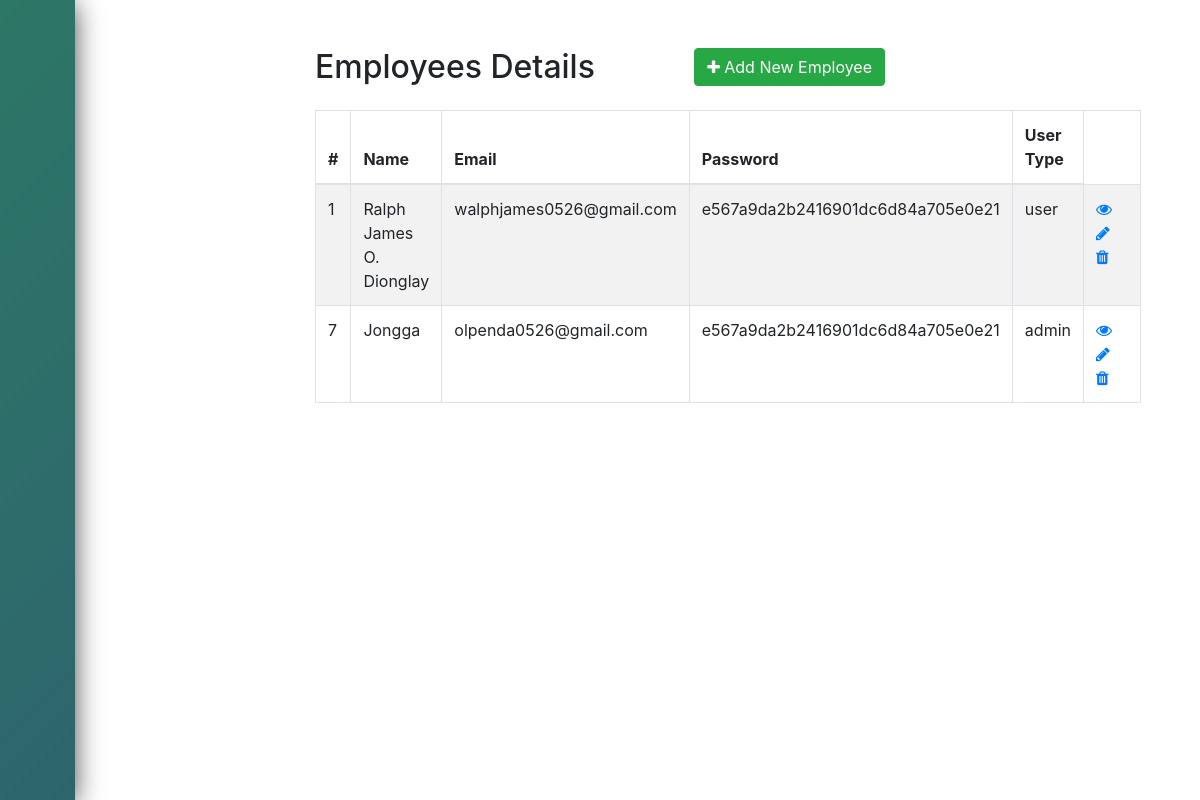
The page /crud_admin/crud.php on the database its author committed.
### tables this page shows
CREATE TABLE `user_form` (
  `id` int(255) NOT NULL,
  `name` varchar(255) NOT NULL,
  `email` varchar(255) NOT NULL,
  `password` varchar(255) NOT NULL,
  `user_type` varchar(255) NOT NULL DEFAULT 'user'
);

### crud_admin/crud.php (the view, shortened to what this page needs)
<!DOCTYPE html>
<html lang="en">
<head>
    <link rel="stylesheet" href="https://stackpath.bootstrapcdn.com/bootstrap/4.5.2/css/bootstrap.min.css">
    <link rel="stylesheet" href="https://maxcdn.bootstrapcdn.com/font-awesome/4.7.0/css/font-awesome.min.css">
</head>
<body>
    <header>
    <nav class="main-menu">
<div class="settings"></div>
<div class="scrollbar" id="style-1">
<ul>
<nav class="main-menu">
<div class="settings"></div>
<div class="scrollbar" id="style-1">
<ul>
<li>
<a href="/Sample/admin_page.php">
<span class="nav-text">Home</span>
</a>
</li>
<li class="darkerlishadow">
<a href="crud_admin/crud.php">
<span class="nav-text">  User <br> Dashboard</span>
</a>
</li>
<li class="darkerlishadow">
<a href="crud-search/search.php">
<span class="nav-text">  Search </span>
</a>
</li>
</ul>
    </header>
    <div class="wrapper">
        <div class="container-fluid">
            <div class="row">
                <div class="col-md-12">
                    <div class="mt-5 mb-3 clearfix">
                        <h2 class="pull-left">Employees Details</h2>
                        <a href="create.php" class="btn btn-success pull-right"><i class="fa fa-plus"></i> Add New Employee</a>
                    </div>
                    <?php
                    require_once "config.php";
                    $sql = "SELECT * FROM user_form";
                    if($result = mysqli_query($link, $sql)){
                        if(mysqli_num_rows($result) > 0){
                            echo '<table class="table table-bordered table-striped">';
                                echo "<thead>";
                                    echo "<tr>";
                                        echo "<th>#</th>";
                                        echo "<th>Name</th>";
                                        echo "<th>Email</th>";
                                        echo "<th>Password</th>";
                                        echo "<th>User Type</th>";
                                    echo "</tr>";
                                echo "</thead>";
                                echo "<tbody>";
                                while($row = mysqli_fetch_array($result)){
                                    echo "<tr>";
                                        echo "<td>" . $row['id'] . "</td>";
                                        echo "<td>" . $row['name'] . "</td>";
                                        echo "<td>" . $row['email'] . "</td>";
                                        echo "<td>" . $row['password'] . "</td>";
                                        echo "<td>" . $row['user_type'] . "</td>";
                                        echo "<td>";
                                            echo '<a href="read.php?id='. $row['id'] .'" class="mr-3" title="View Record" data-toggle="tooltip"><span class="fa fa-eye"></span></a>';
                                            echo '<a href="update.php?id='. $row['id'] .'" class="mr-3" title="Update Record" data-toggle="tooltip"><span class="fa fa-pencil"></span></a>';
                                            echo '<a href="delete.php?id='. $row['id'] .'" title="Delete Record" data-toggle="tooltip"><span class="fa fa-trash"></span></a>';
                                        echo "</td>";
                                    echo "</tr>";
                                }
                                echo "</tbody>";
                            echo "</table>";
                        } else{
                            echo '<div class="alert alert-danger"><em>No records were found.</em></div>';
                        }
                    } else{
                        echo "Oops! Something went wrong. Please try again later.";
                    }
                    ?>
                </div>
            </div>
        </div>
    </div>
</body>
</html>

### crud_admin/crud.php (style rules this page uses)
.wrapper { width: 600px; margin: 0 auto; }
table tr td:last-child { width: 120px; }
.scrollbar { height: 90%; width: 100%; overflow-y: hidden; overflow-x: hidden; }
.settings { height:20vh; float:left; width:250px; margin:0px; text-align: center; font-size:20px; font-family: 'Strait', sans-serif; }
.main-menu { background:#ffffff; position:absolute; top:0; bottom:0; height:100%; left:0; width:75px; overflow:hidden; -webkit-transition:width .2s linear; transition:width .2s linear; -webkit-transform:translateZ(0) scale(1,1); box-shadow: 1px 0 15px rgba(0, 0, 0, 0.07); background: linear-gradient(-45deg, #302e49, #813e58, #2e5f70, #2d7766); background-size: 400% 400%; animation: gradient 9s ease infinite; box-shadow: -1px 4px 28px 0px rgba(0,0,0,0.75); opacity: .9; }
.main-menu li { position:relative; display:block; width:250px; text-align: center; }
.main-menu li>a { position:relative; width:275px; display:table; border-collapse:collapse; border-spacing:0; color:#131212; font-size: 20px; text-decoration:none; -webkit-transform:translateZ(0) scale(1,1); -webkit-transition:all .14s linear; transition:all .14s linear; font-family: 'Strait', sans-serif; border-top:3px #f2f2f2; text-align: center; text-shadow: 1px 1px 1px #fff; height: 80px; }
.main-menu .nav-text { position:relative; display:table-cell; vertical-align:middle; width:150px; font-family: 'Titillium Web', sans-serif; }
nav { -webkit-user-select:none; -moz-user-select:none; -ms-user-select:none; -o-user-select:none; user-select:none; }
nav ul,nav li { outline:0; padding:0; text-transform: uppercase; }

### rows shown on the page
user_form: id "1", name "Ralph James O. Dionglay", email "walphjames0526@gmail.com", password "e567a9da2b2416901dc6d84a705e0e21", user_type "user"
user_form: id "7", name "Jongga", email "olpenda0526@gmail.com", password "e567a9da2b2416901dc6d84a705e0e21", user_type "admin"
